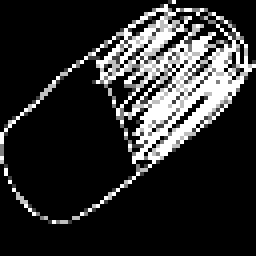
#> input picture NeuralNet/drawings_rgba/eraser_1.png, 64 x 64 px, found by its file name (shown 4 times larger)
$ python test.py
#> lines starting #> are read from the running program, lines starting #| are printed output that depends on the picture; after the words box and inside, x2 and y2 are one past the last pixel; in counts of white or black regions, pixels touching at a corner belong together
import cv2
import numpy as np

img = cv2.imread("./drawings/eraser_1.png")
#> img is the input picture: shape (64, 64, 3); min 0, max 255, mean 45.1

img = cv2.cvtColor(img, cv2.COLOR_BGR2RGBA)
#> img: shape (64, 64, 4)

mask = (img[:, :, 0:3] == [0,0,0]).all(2)
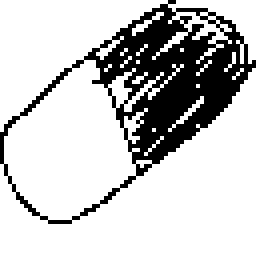
#> mask: shape (64, 64) bool (shown 4 times larger); 77.8% white; 1 black region, box (x1, y1, x2, y2) and area: (0, 0, 64, 56) 910
img[mask] = (0,0,0,0)
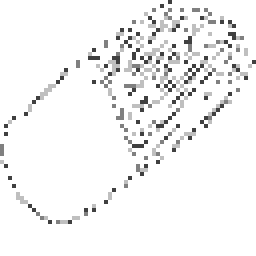
#> img: shape (64, 64, 4) (shown 4 times larger); mean R, G, B, A 45.1, 45.1, 45.1, 56.7; transparent parts drawn white

img = cv2.rotate(img, cv2.ROTATE_180)
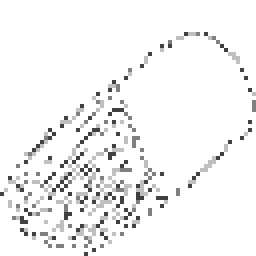
#> img: shape (64, 64, 4) (shown 4 times larger); mean R, G, B, A 45.1, 45.1, 45.1, 56.7; transparent parts drawn white

cv2.imwrite("eraser_1_a.png", img)
